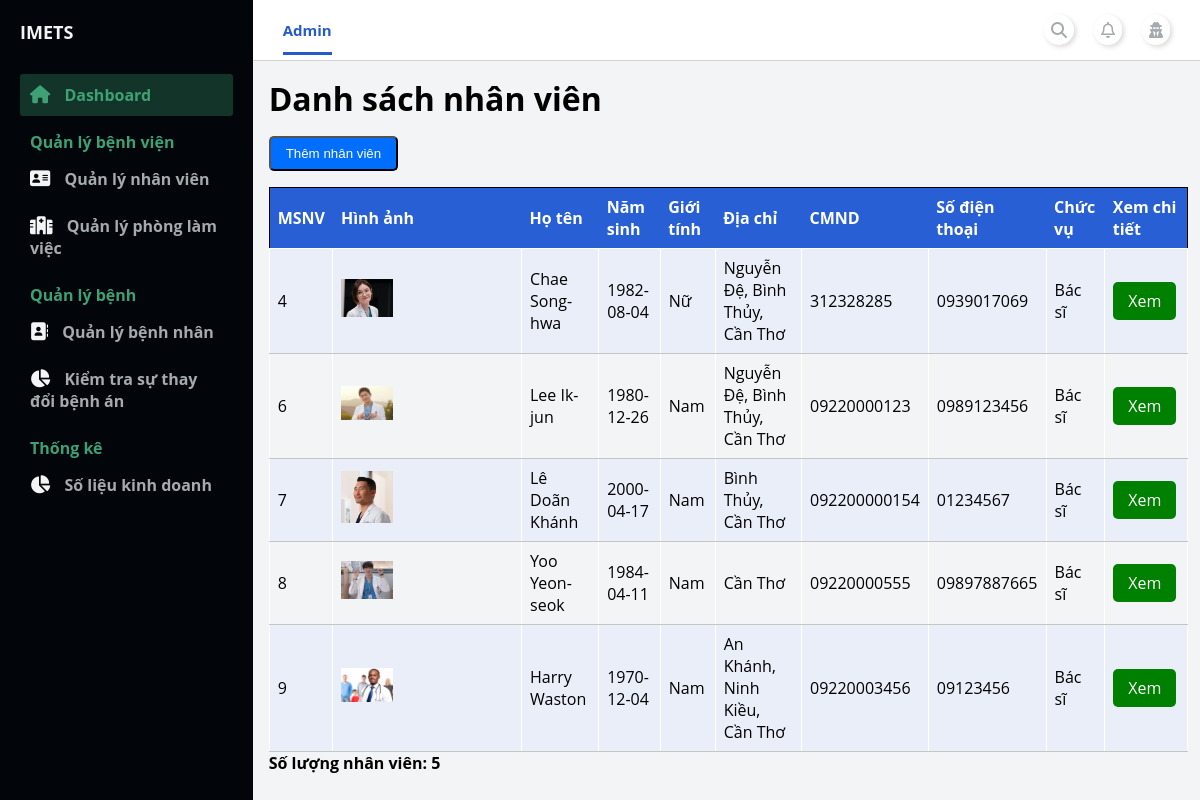
Screenshot of /admin/index.php?page_layout=staff_management (signed in) with the database file from the repository.
### tables this page shows
CREATE TABLE `staff` (
  `ID_Staff` int(11) NOT NULL,
  `Name_Staff` varchar(100) NOT NULL,
  `DOB_Staff` date NOT NULL,
  `Sex_Staff` varchar(10) NOT NULL,
  `Address_Staff` varchar(200) NOT NULL,
  `CMND_Staff` varchar(15) NOT NULL,
  `PhoneNumber_Staff` varchar(25) NOT NULL,
  `Position` varchar(50) NOT NULL,
  `ID_Dept` int(11) NOT NULL,
  `DateStartWork` date NOT NULL,
  `VoteRate` double NOT NULL DEFAULT 0,
  `UserName` varchar(100) NOT NULL,
  `Password` varchar(100) NOT NULL
);

CREATE TABLE `img_staff` (
  `ID_ImgStaff` int(11) NOT NULL,
  `ID_Staff` int(11) DEFAULT NULL,
  `imgName` varchar(100) DEFAULT NULL
);

### admin/modules_admin/staff_management/list_staffManagement.php (the view, shortened to what this page needs)
<main>
    <div class="container-table">
        <div class="table-header">
            <h1>Danh sách nhân viên</h1>
        </div>
        <div class="table-body">
            <button type="button" class="btn_add">Thêm nhân viên</button>
            <table class="table">
                <thead class="thead-dark">
                    <tr>
                        <th>MSNV</th>
                        <th>Hình ảnh</th>
                        <th>Họ tên</th>
                        <th>Năm sinh</th>
                        <th>Giới tính</th>
                        <th>Địa chỉ</th>
                        <th>CMND</th>
                        <th>Số điện thoại</th>
                        <th>Chức vụ</th>
                        <th>Xem chi tiết</th>
                    </tr>
                </thead>
                <tbody>
                    <tr>
                        <?php
                            include './../config.php';
                            $sql = "SELECT *
                                FROM staff  JOIN dept ON dept.ID_Dept=staff.ID_Dept
                                JOIN img_staff ON staff.ID_Staff=img_staff.ID_Staff
                                WHERE staff.Position != 'Admin'
                                GROUP BY staff.ID_Staff
                                ORDER BY staff.ID_Staff ASC";
                            $count_nhanvien=0;
                            $query = mysqli_query($conn, $sql);
                            while($rows = mysqli_fetch_array($query)){ ?>
                            <tr>
                                <td><?php echo $rows["ID_Staff"] ?></td>
                                <td><img src="./../img/staff/<?php echo $rows["imgName"] ?>" style="width: 30%"></td>
                                <td><?php echo $rows["Name_Staff"] ?></td>
                                <td><?php echo $rows["DOB_Staff"] ?></td>
                                <td><?php echo $rows["Sex_Staff"] ?></td>
                                <td><?php echo $rows["Address_Staff"] ?></td>
                                <td><?php echo $rows["CMND_Staff"] ?></td>
                                <td><?php echo $rows["PhoneNumber_Staff"] ?></td>
                                <td><?php echo $rows["Position"] ?></td>
                                <?php $count_nhanvien++ ?>
                                <td>
                                    <a
                                    href="./index.php?page_layout=staff_detail&id= <?php echo $rows['ID_Staff'] ?>"
                                    style="background-color: green;color: white;padding: 8px 15px;text-align: center;text-decoration: none;display: inline-block;border-radius: 5px;">
                                        Xem
                                    </a>
                                </td>
                            </tr>
                        <?php } ?>
                    </tr>
            </table>
            <p><b><?php echo 'Số lượng nhân viên: '. $count_nhanvien ?></b></p>
        </div>
    </div>
</main>

### admin/modules_admin/style/index_admin.css (style rules this page uses)
:root { --white: #ffffff; --lightblue:#E9EEF9; --blue:#295FD5; --blacktext:#3B3B3B; --red: #E85253; --box-shadow:.5rem .5rem 0 rgba(22, 86, 160, 0.2); --text-shadow:.4rem .4rem 0 rgba(0, 0, 0, .2); --border:.2rem solid var(--blue); }
* { margin: 0; padding: 0; }
body { box-sizing: border-box; font-family: 'Open Sans', sans-serif; }

### admin/modules_admin/style/content_admin.css (style rules this page uses)
main { background: #f3f4f6; grid-area: main; overflow-y: auto; }

### admin/modules_admin/style/staff_management.css (style rules this page uses)
.container-table { width: 97%; margin: 1rem 1rem 0 1rem; }
.table { border-collapse: collapse; width: 100%; margin-top: 1rem; border: 1px solid rgb(0, 0, 0); }
.thead-dark { background-color: var(--blue); color: var(--white); }
th, td { text-align: left; padding: 0.5rem; }
tr:nth-child(even) { background-color: var(--lightblue); }
.btn_add { margin-top: 1rem; }
.btn_add { background-color: rgb(0, 110, 255); color: white; padding: 8px 15px; text-align: center; text-decoration: none; display: inline-block; border-radius: 5px; cursor: pointer; }

### admin/modules_admin/style/patient_management.css (style rules this page uses)
.personalInfoTable th, td { padding: 8px; text-align: left; border-bottom: 1px solid #c5c5c5; border-top: 1px solid #ffffff; border-right: 1px solid #ffffff; border-left: 1px solid #ffffff; }

### rows the page displays
staff: img_staff.ID_Staff "4", img_staff.imgName (picture), Name_Staff "Chae Song-hwa", DOB_Staff "1982-08-04", Sex_Staff "Nữ", Address_Staff "Nguyễn Đệ, Bình Thủy, Cần Thơ", CMND_Staff "312328285", PhoneNumber_Staff "0939017069", Position "Bác sĩ"
staff: img_staff.ID_Staff "6", img_staff.imgName (picture), Name_Staff "Lee Ik-jun", DOB_Staff "1980-12-26", Sex_Staff "Nam", Address_Staff "Nguyễn Đệ, Bình Thủy, Cần Thơ", CMND_Staff "09220000123", PhoneNumber_Staff "0989123456", Position "Bác sĩ"
staff: img_staff.ID_Staff "7", img_staff.imgName (picture), Name_Staff "Lê Doãn Khánh", DOB_Staff "2000-04-17", Sex_Staff "Nam", Address_Staff "Bình Thủy, Cần Thơ", CMND_Staff "092200000154", PhoneNumber_Staff "01234567", Position "Bác sĩ"
staff: img_staff.ID_Staff "8", img_staff.imgName (picture), Name_Staff "Yoo Yeon-seok", DOB_Staff "1984-04-11", Sex_Staff "Nam", Address_Staff "Cần Thơ", CMND_Staff "09220000555", PhoneNumber_Staff "09897887665", Position "Bác sĩ"
staff: img_staff.ID_Staff "9", img_staff.imgName (picture), Name_Staff "Harry Waston", DOB_Staff "1970-12-04", Sex_Staff "Nam", Address_Staff "An Khánh, Ninh Kiều, Cần Thơ", CMND_Staff "09220003456", PhoneNumber_Staff "09123456", Position "Bác sĩ"

### other values shown
$count_nhanvien "5"
